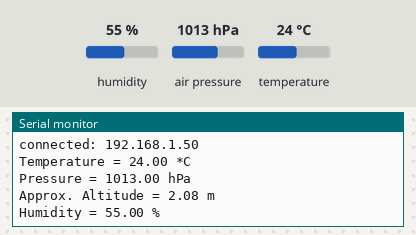
A sketch run on a simulated ESP8266 (NodeMCU). Shown: the last lines printed to the serial monitor. The inputs (shaded band) are chosen by the test bench; at power-on: humidity 55 %, air pressure 1013 hPa, temperature 24 °C. WiFi joins after 1.5 s; servers stay silent unless stated.

Above: at 3.2 s.
3.3 s: humidity set to 22 %
At 4.74 s:
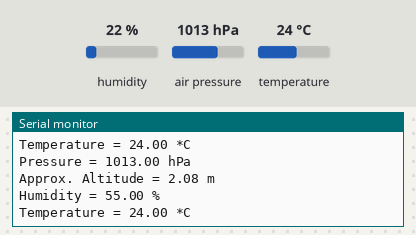
4.8 s: air pressure set to 952 hPa
At 4.9 s:
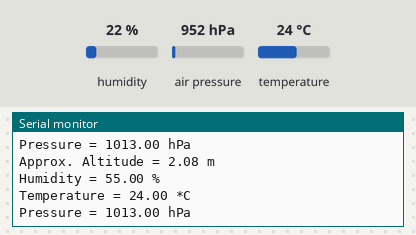
6.3 s: temperature set to 12 °C
At 7.66 s:
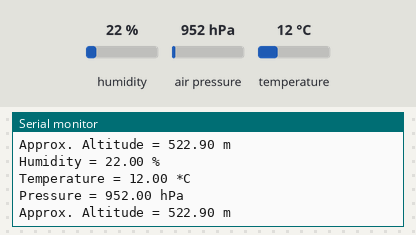

Measured:
- after the input at 6.3 s, the serial monitor: prints a new line after 0.92 s (image 3)

The sketch:

Weather_Station.ino
```cpp
/*
 * OBJEX-IOT.TECH
 * SKETCH FOR ORB1T V19.0 ALPHA
 */
#include <ESP8266WiFi.h>
#include <FirebaseArduino.h>
#include <Wire.h>
#include <SPI.h>
#include <Adafruit_Sensor.h>
#include <Adafruit_BME280.h>

// Set these to run example.
#define FIREBASE_HOST ""
#define FIREBASE_AUTH ""
#define WIFI_SSID ""
#define WIFI_PASSWORD ""

#define BME_SCK 13
#define BME_MISO 12
#define BME_MOSI 11
#define BME_CS 10

#define SEALEVELPRESSURE_HPA (1013.25)

Adafruit_BME280 bme; // I2C

String temperature, humidity, pressure, altitude;

void conn(){
 // connect to wifi.
  WiFi.begin(WIFI_SSID, WIFI_PASSWORD);
  Serial.print("connecting");
  while (WiFi.status() != WL_CONNECTED) {
    Serial.print(".");
    delay(500);
  }
  Serial.println();
  Serial.print("connected: ");
  Serial.println(WiFi.localIP());

  Firebase.begin(FIREBASE_HOST, FIREBASE_AUTH);
}

void setup() {
  Serial.begin(9600);
  Serial.println(F("BME280 test"));

  if (!bme.begin()) {
    Serial.println("Could not find a valid BME280 sensor, check wiring!");
    while (1);
  }

  conn();

  // Wait calibration
  delay(500);
}

void loop() {

    Serial.print("Temperature = ");
    Serial.print(bme.readTemperature());
    Serial.println(" *C");
    temperature = String(bme.readTemperature()) + " *C";
    Firebase.setString("/Objects/01/API/Temperature", temperature);


    Serial.print("Pressure = ");
    Serial.print(bme.readPressure() / 100.0F);
    Serial.println(" hPa");
    pressure = String(bme.readPressure() / 100.0F) + " hPa";
    Firebase.setString("/Objects/01/API/Pressure", pressure);


    Serial.print("Approx. Altitude = ");
    Serial.print(bme.readAltitude(SEALEVELPRESSURE_HPA));
    Serial.println(" m");
    altitude = String(bme.readAltitude(SEALEVELPRESSURE_HPA)) + " m";
    Firebase.setString("/Objects/01/API/Altitude", altitude);


    Serial.print("Humidity = ");
    Serial.print(bme.readHumidity());
    Serial.println(" %");
    humidity = String(bme.readHumidity()) + " %";
    Firebase.setString("/Objects/01/API/Humidity", humidity);


    Serial.println();
    delay(2000);
}
```
